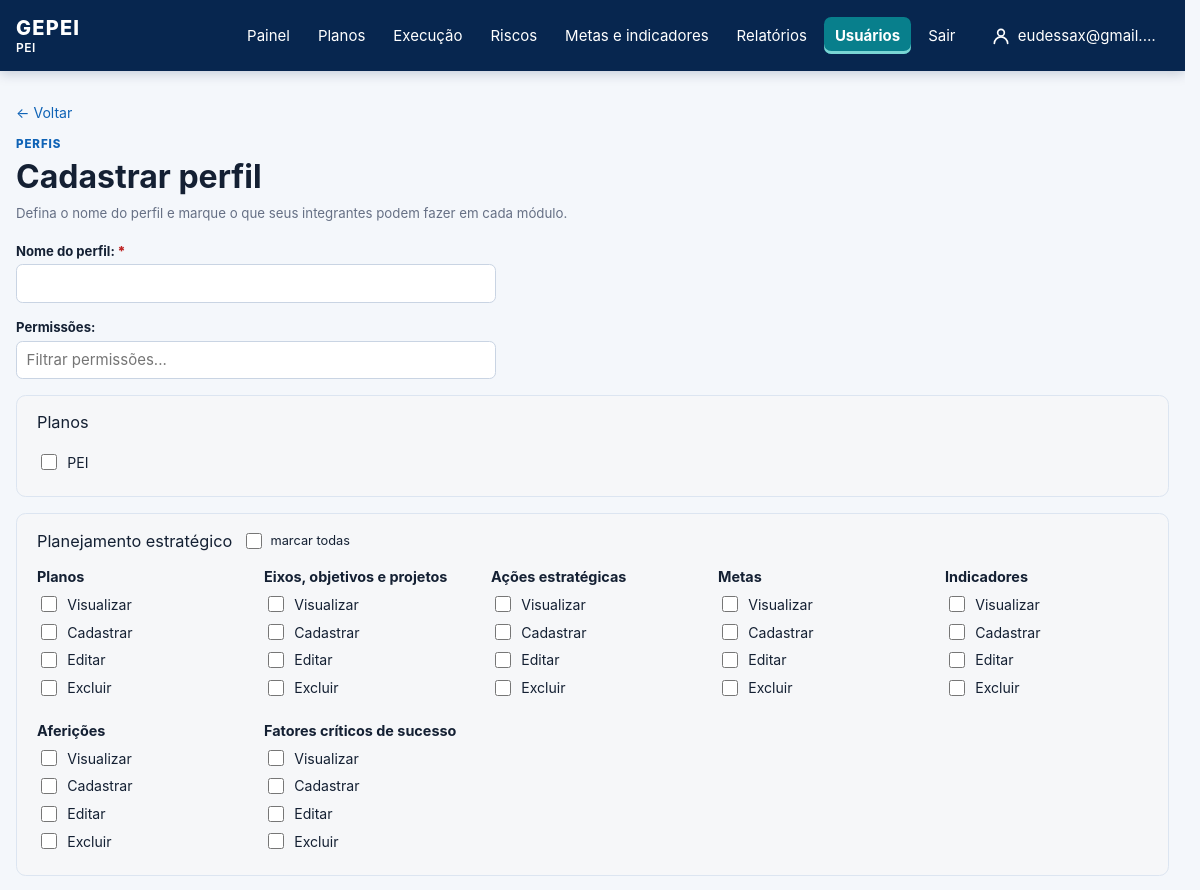
Before: /usuarios/grupos/novo/ (signed in, upper part) with the older database file.
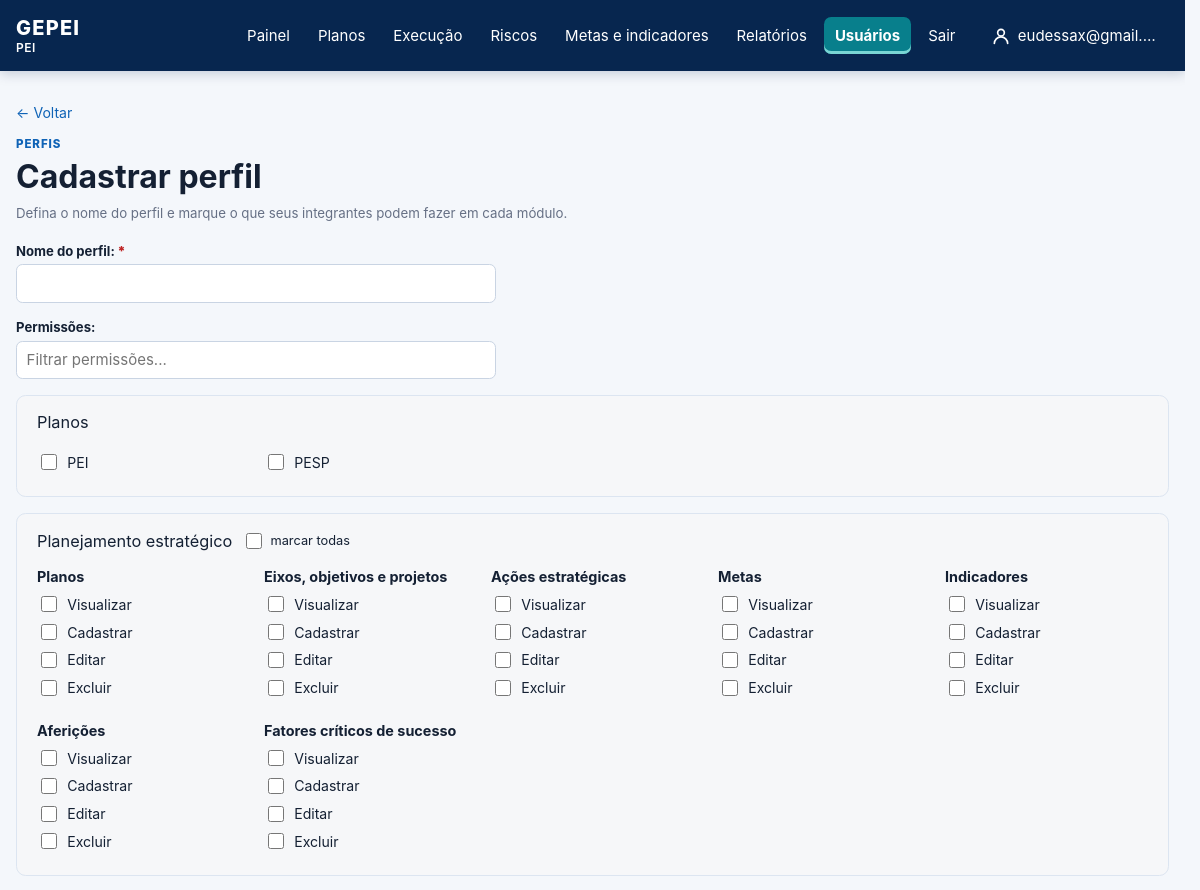
After: the same page with the newer database file.
### core/models.py (models this page shows, shortened)
class Plan(models.Model):
    class PlanType(models.TextChoices):
        PEI = "PEI", "PEI"
        PESP = "PESP", "PESP"
        PPA = "PPA", "PPA"
        OTHER = "OUTRO", "Outro"
    name = models.CharField(max_length=180)
    acronym = models.CharField(max_length=30)
    plan_type = models.CharField(max_length=10, choices=PlanType.choices)
    access_groups = models.ManyToManyField("auth.Group", blank=True, related_name="accessible_plans")
    start_date = models.DateField()
    end_date = models.DateField()
    active = models.BooleanField(default=True)
    def __str__(self):
        return self.acronym

### core/views.py (the view)
# urls.py: path("usuarios/grupos/novo/", views.group_create, name="group_create"),
@login_required
@permission_required("auth.add_group", raise_exception=True)
def group_create(request):
    return _group_form(request)

### core/forms.py (shortened to what this page needs)
class GroupForm(forms.Form):
    name = forms.CharField(label="Nome do perfil", max_length=150)
    plans = forms.ModelMultipleChoiceField(
        queryset=Plan.objects.order_by("acronym"), required=False, label="Planos",
        widget=forms.CheckboxSelectMultiple,
    )
    def __init__(self, *args, group=None, **kwargs):
        self.group = group
        if group is not None:
            kwargs.setdefault("initial", {"name": group.name, "plans": group.accessible_plans.all()})
        super().__init__(*args, **kwargs)

### core/context_processors.py (called while the page is built)
def navigation_plans(request):
    if not request.user.is_authenticated:
        return {"navigation_plans": []}
    return {"navigation_plans": request.available_plans, "active_plan": request.active_plan}

### core/permissions.py (called while the page is built, shortened)
def _action(permission):
    return permission.codename.split("_", 1)[0]

def is_administrator(user):
    if user.is_superuser:
        return True
    return user.groups.filter(name__iexact=ADMINISTRATOR_GROUP_NAME).exists()

def user_unit_ids(user, for_view=False):
    if is_administrator(user) or (for_view and user.has_perm("core.view_other_units")):
        return None

def selected_unit_for_request(request):
    ids = user_unit_ids(request.user)
    requested = request.GET.get("unit", "")
    if ids is None:
        return requested

### core/plan_scope.py (called while the page is built, shortened)
def available_plans(user):
    plans = Plan.objects.filter(active=True).order_by("acronym", "pk")
    if user.is_superuser:
        return plans
    groups = user.groups.all()
    if not groups.exists():
        return plans.filter(plan_type=Plan.PlanType.PEI)
    return plans.filter(access_groups__in=groups).distinct()

    def __call__(self, request):
        if request.user.is_authenticated:
            plans = list(available_plans(request.user))
            request.available_plans = plans
            by_id = {str(plan.pk): plan for plan in plans}
            requested = request.GET.get("plan")
            stored = by_id.get(str(request.session.get("active_plan_id")))
            active = stored or by_id.get(requested) or next(iter(plans), None)
            request.active_plan = active
            request.user._active_plan_id = active.pk if active else None
            request.user._active_plan_type = active.plan_type if active else None
        return self.get_response(request)

### templates/core/group_form.html (shortened to what this page needs)
{% extends "base.html" %}
{% block content %}
  <a class="back-link" href="{% url 'group_list' %}">← Voltar</a>
  <section class="page-heading">
    <p class="eyebrow">Perfis</p>
    <h1>{% if group %}Editar perfil{% else %}Cadastrar perfil{% endif %}</h1>
    <p class="form-hint">Defina o nome do perfil e marque o que seus integrantes podem fazer em cada módulo.</p>
  </section>
  <form method="post" class="group-form">{% csrf_token %}
    <div class="form-field group-name-field">
      {{ form.name.label_tag }}{{ form.name }}
    </div>
    <div class="form-field group-filter-field">
      <label for="permission-filter">Permissões:</label>
      <input id="permission-filter" type="search" placeholder="Filtrar permissões..." data-permission-filter autocomplete="off">
    </div>
    <fieldset class="permission-module">
      <legend class="permission-module-heading"><span>Planos</span></legend>
      <div class="permission-grid">
        {% for plan in form.plans %}
          <label class="permission-option">{{ plan.tag }} {{ plan.choice_label }}</label>
        {% empty %}
          <p>Nenhum plano cadastrado.</p>
        {% endfor %}
      </div>
    </fieldset>
    {% for module in modules %}
      <fieldset class="permission-module" data-module>
        <legend class="permission-module-heading">
          <span>{{ module.title }}</span>
          <label class="check-all"><input type="checkbox" data-check-all> marcar todas</label>
        </legend>
        <div class="permission-grid">
          {% for entity in module.entities %}
            <div class="permission-entity" data-entity data-search="{{ module.title|lower }} {{ entity.label|lower }}">
              <h3>{{ entity.label }}</h3>
              {% for permission in entity.permissions %}
                <label class="permission-option"><input type="checkbox" name="permissions" value="{{ permission.id }}" {% if permission.id in selected %}checked{% endif %}> {{ permission.label }}</label>
              {% endfor %}
            </div>
          {% endfor %}
        </div>
      </fieldset>
    {% endfor %}
  </form>
{% endblock %}

### templates/base.html (shortened to what this page needs)
{% load static %}
<!doctype html>
<html lang="pt-br">
<head>
  <link rel="stylesheet" href="{% static 'css/gepei.css' %}?v=20261126-indice-vertical">
</head>
<body{% if active_plan.plan_type == "PESP" %} class="theme-pesp"{% endif %}>
  <header class="topbar">
    <a class="brand" href="{% url 'dashboard' %}">
      GEPEI
      {% if active_plan %}<span class="brand-plan">{{ active_plan.acronym }}</span>{% endif %}
    </a>
    {% if user.is_authenticated %}
      <nav>
        <a href="{% url 'dashboard' %}" {% if request.path == '/' %}class="nav-active" aria-current="page"{% endif %}>Painel</a>
        {% if perms.core.view_plan %}<a href="{% url 'pei_overview' %}" {% if '/pei/' in request.path %}class="nav-active" aria-current="page"{% endif %}>Planos</a>{% endif %}
        {% if perms.core.view_actionplan %}<a href="{% url 'action_plan_list' %}" {% if '/planos-de-acao/' in request.path and '/riscos/' not in request.path %}class="nav-active" aria-current="page"{% endif %}>Execução</a>{% endif %}
        {% if perms.core.view_risk %}<a href="{% url 'risk_overview' %}" {% if '/riscos/' in request.path %}class="nav-active" aria-current="page"{% endif %}>Riscos</a>{% endif %}
        {% if perms.core.view_strategictarget or perms.core.view_indicator %}<a href="{% if perms.core.view_indicator %}{% url 'indicator_overview' %}{% else %}{% url 'target_overview' %}{% endif %}" >Metas e indicadores</a>{% endif %}
        {% if perms.core.view_reportcycle or perms.core.view_sectorreport or perms.core.view_quarterlysectorreport or perms.core.consolidate_quarterlysectorreport %}<a href="{% url 'report_cycle_overview' %}" {% if '/relatorios/' in request.path %}class="nav-active" aria-current="page"{% endif %}>Relatórios</a>{% endif %}
        {% if perms.auth.view_user or perms.auth.view_group %}
        <details class="nav-plans{% if '/usuarios/' in request.path %} nav-active{% endif %}">
          <summary {% if '/usuarios/' in request.path %}aria-current="page"{% endif %}>Usuários</summary>
        </details>
        {% endif %}
        <form method="post" action="{% url 'logout' %}" onsubmit="return confirm('Tem certeza de que deseja sair?');">
          <button type="submit">Sair</button>
        </form>
        <a class="nav-user{% if request.path == '/minha-conta/' %} nav-active{% endif %}" href="{% url 'profile_edit' %}" title="Minha conta">
          <svg width="20" height="20" viewBox="0 0 24 24" fill="none" stroke="currentColor" stroke-width="2" stroke-linecap="round" stroke-linejoin="round" aria-hidden="true"><circle cx="12" cy="8" r="4"/><path d="M4 21c0-4.4 3.6-8 8-8s8 3.6 8 8"/></svg>
          <span>{{ user.first_name|default:user.username }}</span>
        </a>
      </nav>
    {% endif %}
  </header>
  <main class="container">
    {% block content %}{% endblock %}
  </main>
</body>
</html>

Changed rows visible on the page:
added Plan: choice_label "PESP"
